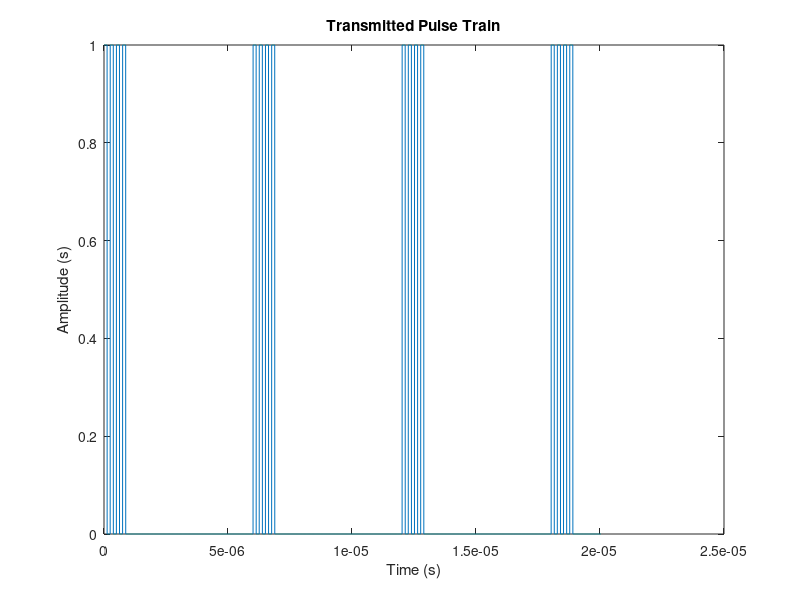

The MATLAB script that drew this image: (Note: this script raises an error after producing the figure.)
clear; close; clf;

%% Initialise Parameters for Digital Transmitter
fc = 4e6;      % Carrier Frequency
prf = 2e6;     % Pulse Repetition Frequency
n = 500;      % number of points
pulse_len = 1e-6;
t = linspace(0,pulse_len,n); % time
total = 10000;

%% Transmit Pulse Generator
pulse = square(2*pi*fc*t);

%% Frequency Divider
freq_div = fc/prf;
sig = pulse/freq_div;

for i = 1:length(sig)
    if sig(i) > 0
        sig(i) = 1;
    else
        sig(i) = 0;
    end
end

%% Transmit Gate
gate_len = 5e-6;
end_gate = round((gate_len/pulse_len)*n); % time
end_gate = end_gate + n;

%% Transmit
j = 0;
transmit = zeros(total, 1);
time = zeros(total, 1);

for i = 1:total
    if i < total
        time(i+1) = time(i) + t(2);
    end
    j = j+1;
    if j < n
        transmit(i) = sig(j);
    end
    if j == end_gate
        j = 1;
    end
end

figure(1)
plot(time, transmit)
xlabel('Time (s)')
ylabel('Amplitude (s)')
title('Transmitted Pulse Train')

%% cwd

s = daq.createSession('ni');
addAnalogOutputChannel(s,'Dev3',1,'Voltage');
addAnalogInputChannel(s,'Dev3','ai4','Voltage');
lh = addlistener(s,'DataAvailable',@plotData); 

s.IsContinuous = true;
s.Rate=10000;
data=transmit; %linspace(-1,1,5000)';
lh = addlistener(s,'DataRequired', ...
        @(src,event) src.queueOutputData(data));
queueOutputData(s,data) 
startBackground(s); 
% stop(s)

%% pwd

% s = daq.createSession('ni');
% ch = addDigitalChannel(s,'Dev3', 'Port0/Line0', 'Bidirectional');
% 
% ch.Direction = 'Output';
% 
% s.IsContinuous = true;
% s.Rate=10000;
% data = zeros(length(transmit),1);
% 
% for i=1:length(transmit)
%     ch.Direction = 'Output';
%     outputSingleScan(s,transmit(i));
% 
%     ch.Direction = 'Input';
%     data(i) = inputSingleScan(s);
%     plot(data)
% end
 
function plotData(src,event)
     plot(event.TimeStamps,event.Data)
end
